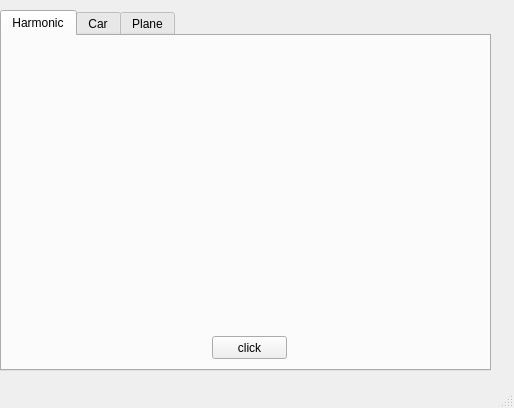
<?xml version="1.0" encoding="UTF-8"?>
<ui version="4.0">
 <class>MainWindow</class>
 <widget class="QMainWindow" name="MainWindow">
  <property name="geometry">
   <rect>
    <x>0</x>
    <y>0</y>
    <width>514</width>
    <height>408</height>
   </rect>
  </property>
  <property name="windowTitle">
   <string>MainWindow</string>
  </property>
  <widget class="QWidget" name="centralwidget">
   <widget class="QTabWidget" name="tabWidget">
    <property name="geometry">
     <rect>
      <x>0</x>
      <y>10</y>
      <width>491</width>
      <height>361</height>
     </rect>
    </property>
    <property name="currentIndex">
     <number>0</number>
    </property>
    <widget class="QWidget" name="tab">
     <attribute name="title">
      <string>Harmonic</string>
     </attribute>
     <widget class="QCustomPlot" name="widget" native="true">
      <property name="geometry">
       <rect>
        <x>10</x>
        <y>10</y>
        <width>481</width>
        <height>281</height>
       </rect>
      </property>
     </widget>
     <widget class="QPushButton" name="pushButton">
      <property name="geometry">
       <rect>
        <x>210</x>
        <y>300</y>
        <width>75</width>
        <height>23</height>
       </rect>
      </property>
      <property name="text">
       <string>click</string>
      </property>
     </widget>
    </widget>
    <widget class="QWidget" name="tab_2">
     <attribute name="title">
      <string>Car</string>
     </attribute>
    </widget>
    <widget class="QWidget" name="tab_3">
     <attribute name="title">
      <string>Plane</string>
     </attribute>
     <layout class="QVBoxLayout" name="verticalLayout"/>
    </widget>
   </widget>
  </widget>
  <widget class="QMenuBar" name="menubar">
   <property name="geometry">
    <rect>
     <x>0</x>
     <y>0</y>
     <width>514</width>
     <height>21</height>
    </rect>
   </property>
  </widget>
  <widget class="QStatusBar" name="statusbar"/>
 </widget>
 <customwidgets>
  <customwidget>
   <class>QCustomPlot</class>
   <extends>QWidget</extends>
   <header>qcustomplot.h</header>
   <container>1</container>
  </customwidget>
 </customwidgets>
 <resources/>
 <connections/>
</ui>
